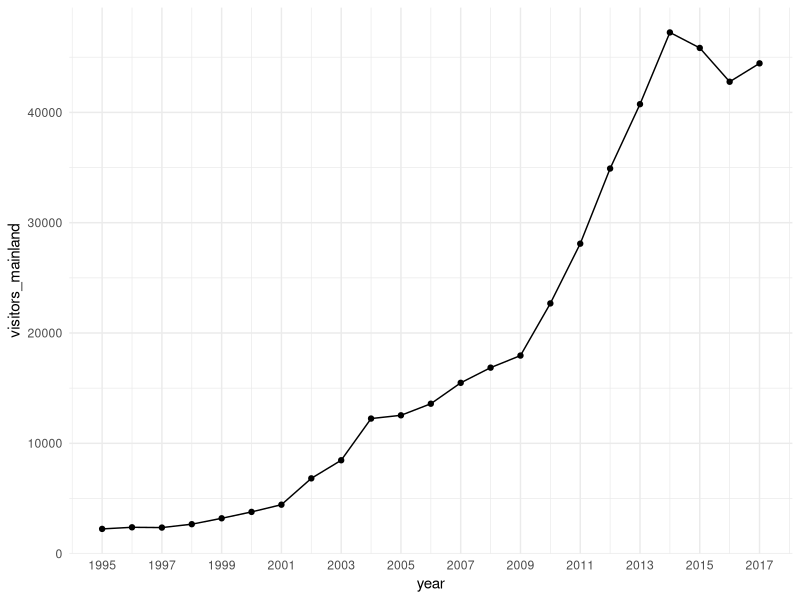
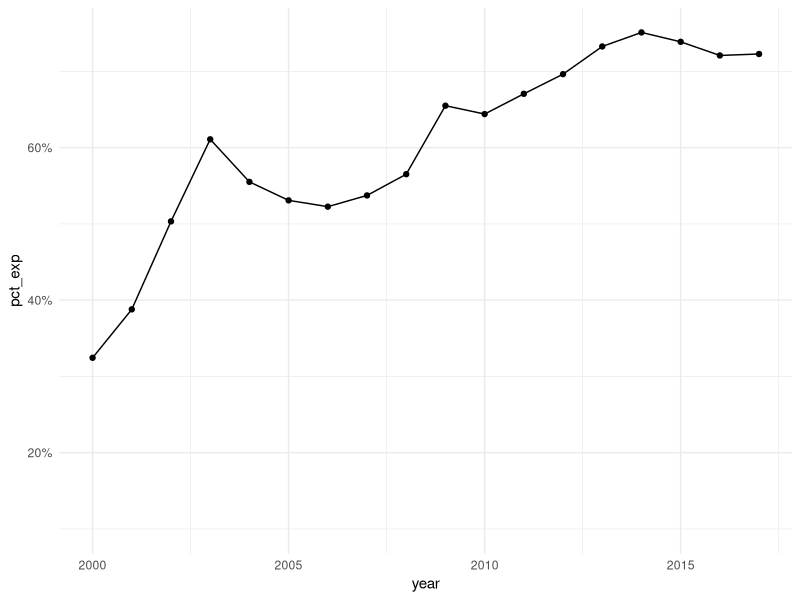

Generate these figures, in order, with R:
## ---- chunk 1
knitr::opts_chunk$set(echo = TRUE)
## ---- chunk 2
library(tidyverse)
library(readxl)
theme_set(theme_minimal())
options(scipen = 999)

hongkong_tourism <- read_excel("china-hongkong-tourism.xlsx") %>% mutate(pct_exp = exp_mainland / exp_total)
## ---- chunk 3
hongkong_tourism %>% 
  ggplot(aes(year, visitors_mainland)) +
  geom_point() +
  geom_line() + 
  scale_x_continuous(limits = c(1995, 2017), 
                     breaks = seq(1995, 2017, 2))

## ---- chunk 4
hongkong_tourism %>% 
  filter(year > 1999) %>% 
  ggplot(aes(year, pct_exp)) + 
  geom_point() +
  geom_line() + 
  expand_limits(y = 0.1) + 
  scale_y_continuous(labels = scales::percent_format())
